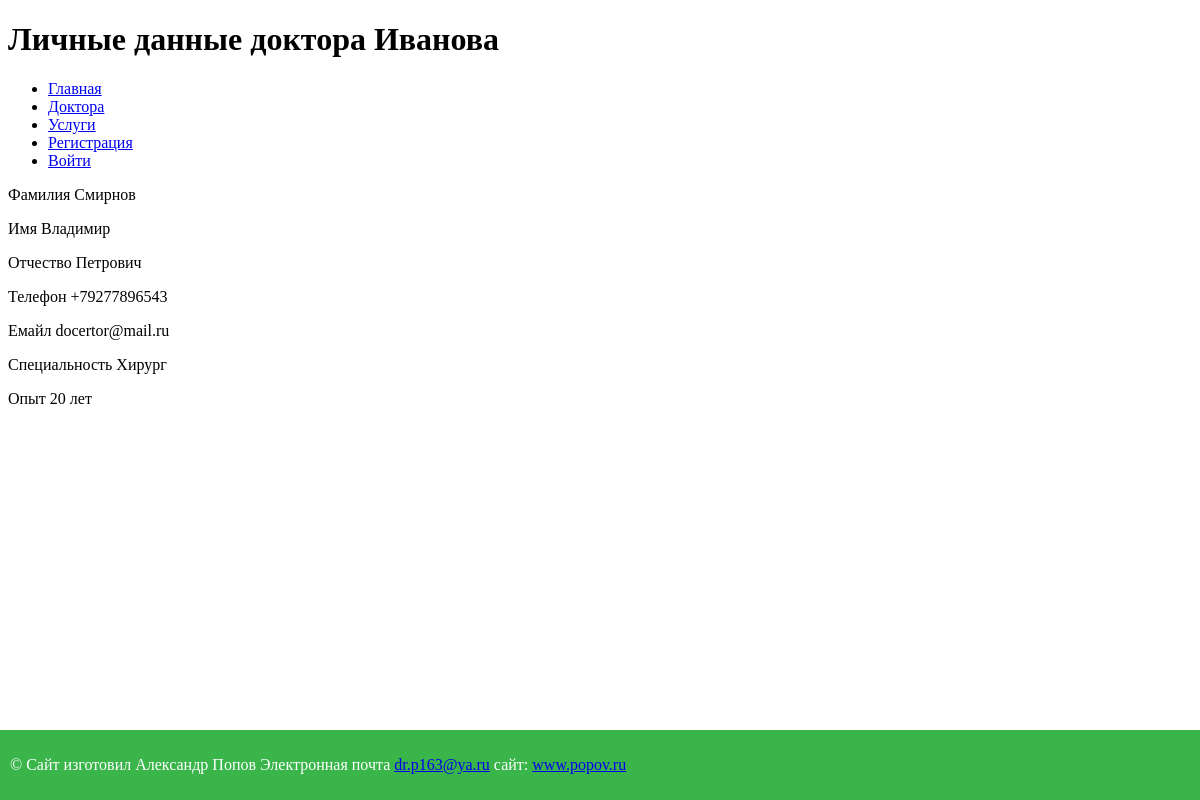
Page /doctors/1 on the committed database.
### src/models.py (models this page shows, shortened)
class Doctor(db.Model):
    __tablename__ = "doctor"
    id = Column(Integer(), primary_key=True)
    age = Column(Integer())
    second_name = Column(String(50))  # фамилия
    first_name = Column(String(50), nullable=False)  # имя
    last_name = Column(String(50))  # отчество
    telephone = Column(String(20), nullable=False)  # телефон
    email = Column(String(50), nullable=False, unique=True)  # мыло
    profile = Column(String(50), nullable=False)  # профиль
    experience = Column(String(10))  # опыт работы
    created_at = Column(DateTime, server_default=func.now())  # дата создания
    updated_at = Column(DateTime, server_onupdate=func.now())  # дата обновления

### src/view.py (the view)
@app.route('/doctors/<int:doctor_id>')
def one_doctor(doctor_id):
    doctor = Doctor.query.get(doctor_id)
    return render_template('one_doctor.html', doctor=doctor)

### templates/one_doctor.html (shortened to what this page needs)
{% extends "base.html" %}
{% block h1_title %} Личные данные доктора Иванова {% endblock %}
{% block content %}
{{ super() }}
<p><p>Фамилия {{ doctor.second_name }}</p>
<p>Имя {{ doctor.first_name }}</p> <p>Отчество {{ doctor.last_name }}</p>
<p> Телефон {{ doctor.telephone  }}</p> <p>Емайл {{ doctor.email }} </p>
<p>Специальность {{doctor.profile }}</p><p> Опыт {{ doctor.experience }}</p>
</p>
{% endblock %}

### rows in the picture
Doctor: second_name "Смирнов", first_name "Владимир", last_name "Петрович", telephone "+79277896543", email "docertor@mail.ru", profile "Хирург", experience "20 лет"
